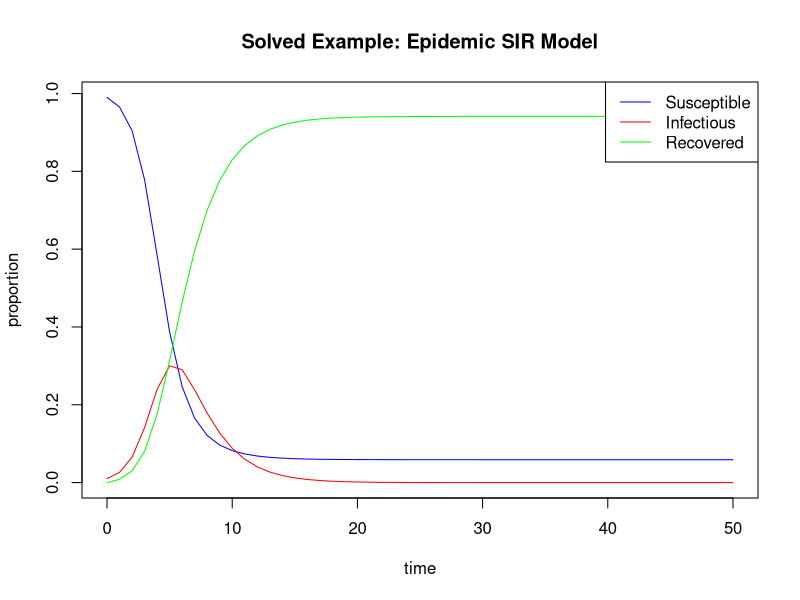
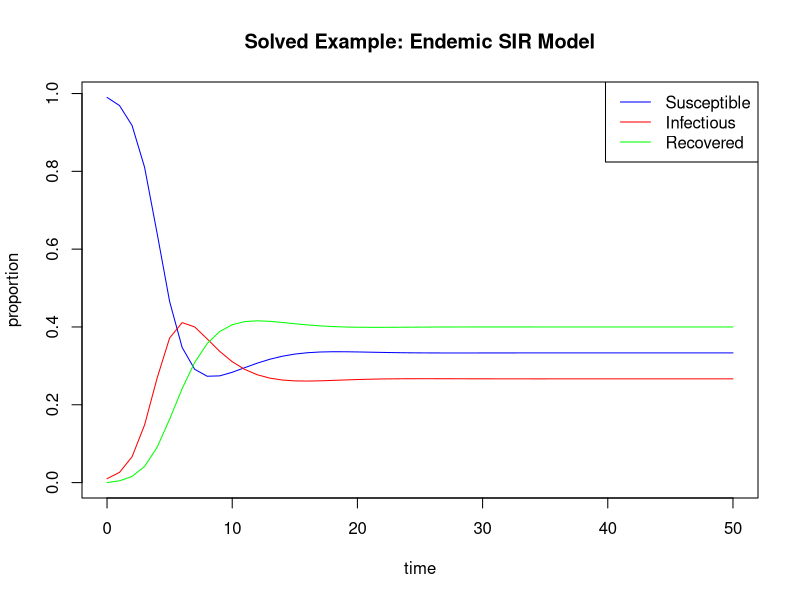

Reproduce these figures in R, in order.
## ---- chunk 1
ModelFunc <- function(time,state,parameters){
  # Extracting the state variables
  # Since we are doing this in the context of SIR models, we have the state variables S, I, and R
  S <- state["S"]
  I <- state["I"]
  R <- state["R"]
  
  # Extracting the model parameters
  # We are doing this for an SIR model, so we have two parameters - the transmission and recovery rate
  beta <- parameters["beta"]
  gamma <- parameters["gamma"]
  
  # Now we are going to use those previously extracted state variables and parameters to construct our model equations (differential equations)
  dS <- -(beta*I*S)
  dI <- (beta*I*S) - (gamma*I)
  dR <- (gamma*I)
  
  # Now we will return those model equations as a list
  return(list(c(dS,dI,dR)))
}
## ---- chunk 2
library(deSolve)

# Here we are specifying the initial values to be passed into the parameter y
# Make sure these initial values line up exactly with the state variables extracted in the model function from before
initial_vals <- c(S=0.99,I=0.01,R=0)

# Here we are specifying the parameters of the model and their values
# Make sure these parameters line up exactly with the parameters extracted in the model function from before
model_parameters <- c(beta=1.5,gamma=0.5)

# Here we are specifying the times for which outputs are calculated
# The closer together these times are, the higher the output resolution
output_times <- seq(0,50,by=1)

# Now we can call the function ode like so:
output <- ode(func=ModelFunc,y=initial_vals,parms=model_parameters,times=output_times)

# Printing the first 5 rows of the output matrix
print(head(output,5))
## ---- chunk 3
matplot(x = output[,"time"], y = output[,2:4], type = "l", lty = 1, xlab = "time", ylab = "proportion", main = "Solved Example: Epidemic SIR Model", col = c("blue","red","green"))

# Adding a legend
legend("topright",legend = c("Susceptible", "Infectious", "Recovered"), col = c("blue","red","green"), lty = 1)
## ---- chunk 4
library(deSolve)

ModelFunc <- function(time,state,parameters){
  # Extracting the state variables
  # Same compartments as before: susceptible, infectious, and recovered
  S <- state["S"]
  I <- state["I"]
  R <- state["R"]
  
  # Extracting the model parameters
  # We now have three parameters - the transmission rate, recovery rate, and mortality rate
  beta <- parameters["beta"]
  gamma <- parameters["gamma"]
  mu <- parameters["mu"]
  
  # Using the previously extracted state variables and parameters to construct our model equations (differential equations)
  dS <- mu - (beta*I*S) - mu*S
  dI <- (beta*I*S) - (gamma*I) - mu*I
  dR <- (gamma*I) - mu*R
  
  # Returning model equations as a list
  return(list(c(dS,dI,dR)))
}

# Specifying the initial values to be passed into the parameter y
# Make sure these initial values line up exactly with the state variables extracted in the model function from before
initial_vals <- c(S=0.99,I=0.01,R=0)

# Specifying the parameters of the model and their values
# Make sure these parameters line up exactly with the parameters extracted in the model function from before
model_parameters <- c(beta=1.5,gamma=0.3,mu=0.2)

# Times for which outputs are calculated
# The closer together these times are, the higher the output resolution
output_times <- seq(0,50,by=1)

# Now we can call the function ode
output <- ode(func=ModelFunc,y=initial_vals,parms=model_parameters,times=output_times)

# Plotting the output
matplot(x = output[,"time"], y = output[,2:4], type = "l", lty = 1, xlab = "time", ylab = "proportion", main = "Solved Example: Endemic SIR Model", col = c("blue","red","green"))

# Adding a legend
legend("topright",legend = c("Susceptible", "Infectious", "Recovered"), col = c("blue","red","green"), lty = 1)
